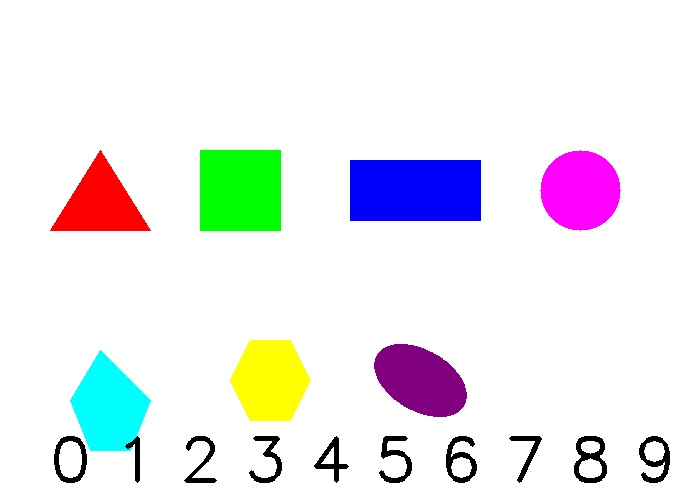
#> input picture src/images/shape_number_test.jpg, 700 x 500 px, found by its file name
$ python shape_number_recognition.py
#> lines starting #> are read from the running program, lines starting #| are printed output that depends on the picture; after the words box and inside, x2 and y2 are one past the last pixel; in counts of white or black regions, pixels touching at a corner belong together
#> in run_shape_recognition, image is the input picture: shape (500, 700, 3); mean B, G, R 237.8, 235.1, 235
### src/basic_preprocessing.py
import numpy as np
import cv2
import os
import sys

def apply_histogram_equalization(image):
    """
    对图像进行直方图均衡化处理，提升图像对比度，支持灰度图和彩色图

    参数:
        image: np.ndarray - 输入图像（OpenCV读取的BGR彩色图或灰度图）
    返回:
        np.ndarray - 直方图均衡化后的图像，与输入图像格式保持一致
    """
    if len(image.shape) == 2:
        # 灰度图直接均衡化
        equalized = cv2.equalizeHist(image)
    else:
        # 彩色图转换为YUV空间，仅对亮度通道均衡化
        yuv = cv2.cvtColor(image, cv2.COLOR_BGR2YUV)
        yuv[:, :, 0] = cv2.equalizeHist(yuv[:, :, 0])
        equalized = cv2.cvtColor(yuv, cv2.COLOR_YUV2BGR)

    return equalized

# [77 lines left out: functions create_processing_comparison, save_images, not called in this run]

def convert_to_grayscale(img_bgr):
    """
    对BGR彩色图依次执行灰度转换、高斯模糊去噪、直方图均衡化处理

    参数:
        img_bgr: np.ndarray - 输入的OpenCV BGR格式彩色图像
    返回:
        tuple[np.ndarray, np.ndarray, np.ndarray] - 灰度图、高斯模糊图、直方图均衡化图的元组
    """
      # 3. 图像处理流程
    img_gray = cv2.cvtColor(img_bgr, cv2.COLOR_BGR2GRAY)  # 灰度转换
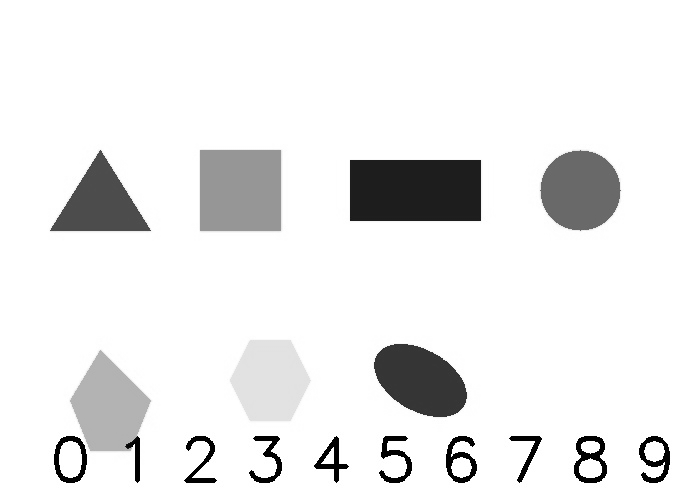
#> img_gray: shape (500, 700); min 0, max 255, mean 235.4
    img_blur = cv2.GaussianBlur(img_gray, (5, 5), 0)  # 高斯模糊去噪
    equalized_img = apply_histogram_equalization(img_gray)  # 直方图均衡化
#> in apply_histogram_equalization, `equalized = cv2.equalizeHist(image)`:
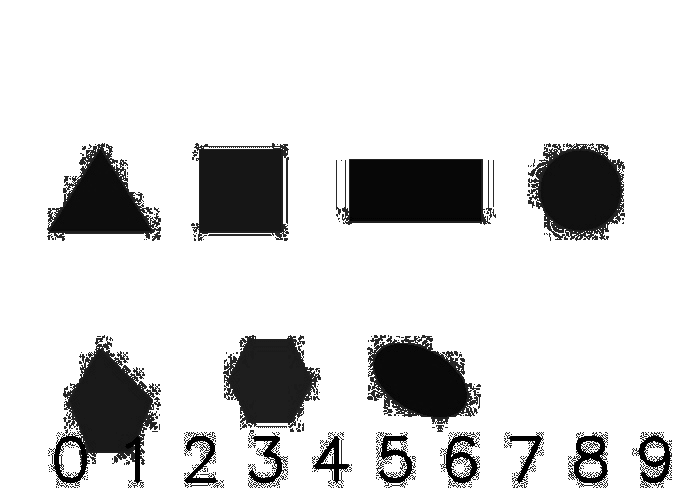
#> equalized: shape (500, 700); min 0, max 255, mean 215.8
    return img_gray,img_blur,equalized_img

# [29 lines left out: function run_preprocessing_pipeline, not called in this run]

# [2 lines that do not run on import are left out]

### src/shape_number_recognition.py

import cv2
import numpy as np
import os
import sys
from basic_preprocessing import convert_to_grayscale

def get_shape_color(shape_type):
    """
    为不同几何图形分配标注颜色（BGR格式）
    :param shape_type: 形状名称字符串
    :return: BGR颜色元组
    """
    color_map = {
        "Circle": (0, 0, 255),        # 圆形-红色
        "Square": (0, 255, 0),        # 正方形-绿色
        "Rectangle": (255, 0, 0),     # 矩形-蓝色
        "Triangle": (0, 255, 255),    # 三角形-黄色
        "Pentagon": (255, 0, 255),    # 五边形-品红
        "Hexagon": (255, 255, 0),     # 六边形-青色
        "Ellipse": (128, 0, 128),     # 椭圆-紫色
        "Polygon": (128, 128, 128)    # 多边形-灰色
    }
    return color_map.get(shape_type, (0, 0, 0))  # 默认黑色

def preprocess_for_recognition(image):
    """
    预处理图像用于识别（复用basic_preprocessing现有函数）

    参数:
        image: 输入图像（BGR格式彩色图 / 灰度图）
    返回:
        binary: 二值化图像（目标为白色）
        edges: Canny边缘检测图像
    """
    # 复用basic_preprocessing的灰度转换+高斯模糊
    if len(image.shape) == 3:
        gray, blurred, _ = convert_to_grayscale(image)
    else:
        gray = image.copy()
        blurred = cv2.GaussianBlur(gray, (5, 5), 0)

    binary = cv2.adaptiveThreshold(
        blurred, 255,
        cv2.ADAPTIVE_THRESH_GAUSSIAN_C,
        cv2.THRESH_BINARY_INV,
        11, 2 )
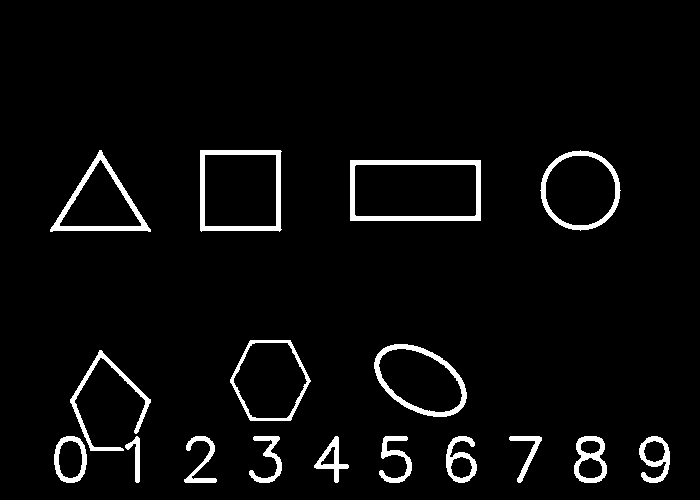
#> binary: shape (500, 700); 4.1% white; 17 white regions, largest, box (x1, y1, x2, y2) and area: (350, 160, 481, 221) 1824, (200, 150, 282, 232) 1524, (50, 150, 151, 232) 1375

    # Canny边缘检测
    edges = cv2.Canny(blurred, 50, 150)
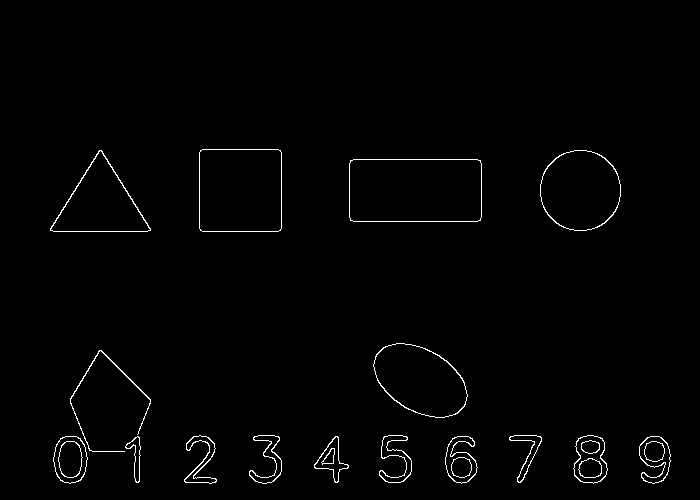
#> edges: shape (500, 700); 1.2% white in thin lines or dots, all inside (x1, y1, x2, y2) = (50, 149, 671, 484)

    return binary, edges

def classify_shape(contour):
    """
    根据轮廓特征分类几何图形
    :param contour: 单个轮廓
    :return: shape_type（形状名称）, center（轮廓中心点）
    """
    shape_type = "Unknown"
    # 计算轮廓面积和周长
    area = cv2.contourArea(contour)
    perimeter = cv2.arcLength(contour, True) if area > 0 else 0

    # 计算轮廓中心点
    M = cv2.moments(contour)
    if M["m00"] != 0:
        cX = int(M["m10"] / M["m00"])
        cY = int(M["m01"] / M["m00"])
        center = (cX, cY)
    else:
        center = (0, 0)

   # 面积过滤
    if area < 100:
        return shape_type, center

    # 多边形逼近（减少顶点数，突出形状特征）
    epsilon = 0.04 * perimeter
    approx = cv2.approxPolyDP(contour, epsilon, True)
    vertex_count = len(approx)

    # 计算圆形度（4π*面积/周长²，圆形接近1，其他形状<1）
    circularity = (4 * np.pi * area) / (perimeter ** 2) if perimeter > 0 else 0

    # 形状分类规则
    if vertex_count == 3:
        shape_type = "Triangle"
    elif vertex_count == 4:
        # 计算宽高比判断正方形/矩形
        x, y, w, h = cv2.boundingRect(approx)
        aspect_ratio = w / float(h)
        shape_type = "Square" if 0.9 <= aspect_ratio <= 1.1 else "Rectangle"
    elif vertex_count == 5:
        shape_type = "Pentagon"
    elif vertex_count == 6:
        shape_type = "Hexagon"
    else:
        # 顶点数>6：判断圆形/椭圆/多边形
        if circularity > 0.75:
            shape_type = "Circle"
        elif 0.5 < circularity <= 0.75:
            shape_type = "Ellipse"
        else:
            shape_type = "Polygon"

    return shape_type, center

def detect_geometric_shapes(image, binary=None):
    """
    检测图像中的几何图形
    :param image: 原始BGR图像
    :param binary: 预处理后的二值图（None则自动处理）
    :return: shapes（检测结果列表）, annotated_image（标注后的图像）
    """
    # 预处理
    if binary is None:
        binary, _ = preprocess_for_recognition(image)

    annotated_image = image.copy()
    shapes = []

    # 形态学闭运算：填充轮廓内部小空隙
    kernel = cv2.getStructuringElement(cv2.MORPH_RECT, (3, 3))
    binary_closed = cv2.morphologyEx(binary, cv2.MORPH_CLOSE, kernel)
#> binary_closed: shape (500, 700); 4.1% white; 16 white regions

    # 查找外部轮廓
    contours, _ = cv2.findContours(
        binary_closed, cv2.RETR_EXTERNAL, cv2.CHAIN_APPROX_SIMPLE
    )
#> contours = 16 contours; largest, box (x1, y1, x2, y2) and area: (350, 160, 481, 221) 7800, (200, 150, 282, 232) 6404, (70, 350, 151, 483) 5168, (540, 150, 621, 231) 4912, (230, 340, 311, 421) 4803

    # 逐个轮廓分类并标注
    for cnt in contours:
        shape_type, center = classify_shape(cnt)
        if shape_type == "Unknown":
            continue

        # 计算轮廓面积和外接矩形
        area = cv2.contourArea(cnt)
        x, y, w, h = cv2.boundingRect(cnt)

        # 存储结果
        shapes.append({
            "type": shape_type,
            "center": center,
            "area": round(area, 1),
            "bbox": (x, y, w, h)
        })

        # 绘制标注：轮廓+中心点+形状名称
        color = get_shape_color(shape_type)
        cv2.drawContours(annotated_image, [cnt], -1, color, 2)
        cv2.circle(annotated_image, center, 5, color, -1)
        cv2.putText(
            annotated_image, shape_type, (center[0]-20, center[1]-10),
            cv2.FONT_HERSHEY_SIMPLEX, 0.5, color, 2
        )
#> this loop made 16 passes
#> (shape_type, perimeter in classify_shape, cX in classify_shape, cY in classify_shape, epsilon in classify_shape, vertex_count in classify_shape, circularity in classify_shape) on passes 1, 2, 4, 5, 6, 7, 8, 9: ('Hexagon', 182.4, 654, 455, 7.29, 6, 0.331), ('Pentagon', 151.4, 590, 459, 6.06, 5, 0.651), ('Hexagon', 182.4, 460, 462, 7.29, 6, 0.331), ('Polygon', 243.2, 394, 458, 9.73, 8, 0.0984), ('Polygon', 142.4, 331, 458, 5.7, 7, 0.34), ('Polygon', 219.4, 268, 458, 8.78, 7, 0.11), ('Polygon', 223.2, 200, 460, 8.93, 8, 0.101), ('Circle', 134.9, 70, 459, 5.4, 8, 0.838)
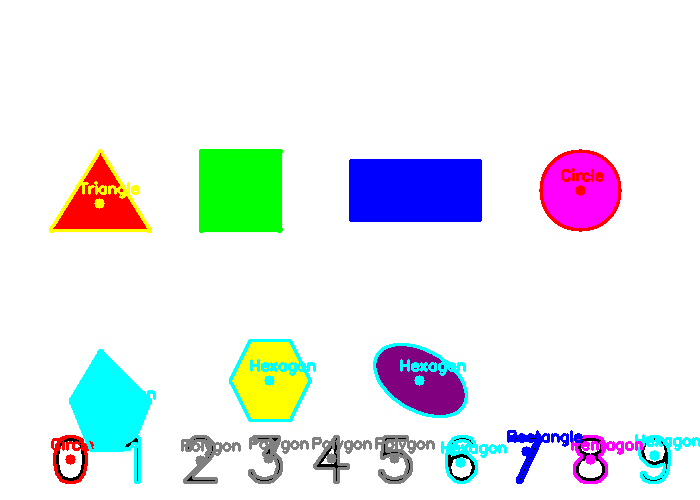
#> annotated_image: shape (500, 700, 3); 5.49% of pixels changed, all inside (x1, y1, x2, y2) = (49, 149, 700, 484)
#> after the loop, shapes = 16 items

    return shapes, annotated_image

def calculate_contour_similarity(cnt1, cnt2):
    """
    计算两个轮廓的相似度（用于判断子轮廓是否是父轮廓的孔洞）

    参数:
        cnt1: 父轮廓
        cnt2: 子轮廓（候选孔洞）
    返回:
        similarity_score: 0-1之间的相似度分数（越接近1越相似）
        is_valid_hole: 是否是有效的孔洞
    """
    # 1. 面积比例检查（孔洞面积应该明显小于父轮廓）
    area1 = cv2.contourArea(cnt1)
    area2 = cv2.contourArea(cnt2)

    if area1 <= 0 or area2 <= 0:
        return 0.0, False

    area_ratio = area2 / area1
    # 孔洞面积通常占父轮廓的3%-40%
    if not (0.03 <= area_ratio <= 0.4):
        return 0.0, False

    # 2. 形状相似度：使用Hu矩（旋转、缩放、平移不变）
    moments1 = cv2.moments(cnt1)
    moments2 = cv2.moments(cnt2)

    if moments1["m00"] == 0 or moments2["m00"] == 0:
        return 0.0, False

    # 计算Hu矩
    hu1 = cv2.HuMoments(moments1).flatten()
    hu2 = cv2.HuMoments(moments2).flatten()

    # 对Hu矩取对数（因为原始值范围差异大）
    hu1 = np.sign(hu1) * np.log10(np.abs(hu1) + 1e-10)
    hu2 = np.sign(hu2) * np.log10(np.abs(hu2) + 1e-10)

    # 计算欧氏距离并转换为相似度
    distance = np.linalg.norm(hu1 - hu2)
    hu_similarity = 1 / (1 + distance)  # 转换为0-1范围

    # 3. 圆形度相似度（孔洞和外形通常都接近圆形/椭圆）
    perimeter1 = cv2.arcLength(cnt1, True)
    perimeter2 = cv2.arcLength(cnt2, True)

    circularity1 = (4 * np.pi * area1) / (perimeter1 ** 2) if perimeter1 > 0 else 0
    circularity2 = (4 * np.pi * area2) / (perimeter2 ** 2) if perimeter2 > 0 else 0

    # 圆形度差异越小越相似
    circ_diff = abs(circularity1 - circularity2)
    circ_similarity = 1 - min(circ_diff, 1.0)

    # 4. 重心位置检查（孔洞应该在父轮廓内部且大致居中）
    M1 = cv2.moments(cnt1)
    M2 = cv2.moments(cnt2)

    if M1["m00"] > 0 and M2["m00"] > 0:
        cx1 = int(M1["m10"] / M1["m00"])
        cy1 = int(M1["m01"] / M1["m00"])
        cx2 = int(M2["m10"] / M2["m00"])
        cy2 = int(M2["m01"] / M2["m00"])

        # 获取父轮廓的边界框
        x1, y1, w1, h1 = cv2.boundingRect(cnt1)

        # 计算相对位置（孔洞重心应该在父轮廓内部）
        rel_x = (cx2 - x1) / float(w1) if w1 > 0 else 0
        rel_y = (cy2 - y1) / float(h1) if h1 > 0 else 0

        # 孔洞重心应该在父轮廓的中心区域（0.15-0.85范围内）
        if not (0.15 <= rel_x <= 0.85 and 0.15 <= rel_y <= 0.85):
            position_score = 0.0
        else:
            # 越接近中心分数越高
            center_dist = np.sqrt((rel_x - 0.5)**2 + (rel_y - 0.5)**2)
            position_score = 1 - min(center_dist * 2, 1.0)
    else:
        position_score = 0.0

    # 5. 综合相似度（加权平均）
    similarity_score = (
        0.3 * hu_similarity +      # Hu矩形状相似度
        0.3 * circ_similarity +     # 圆形度相似度
        0.4 * position_score        # 位置合理性（更重要）
    )

    # 判断是否为有效孔洞
    is_valid_hole = (
        similarity_score > 0.5 and  # 整体相似度阈值（降低要求）
        area_ratio > 0.03 and       # 面积比例下限
        position_score > 0.2        # 位置不能太偏（降低要求）
    )

    return similarity_score, is_valid_hole

def recognize_digits_contour_based(image, binary=None):
    """
    轮廓法数字识别（印刷体0-9）
    :param image: 原始BGR图像
    :param binary: 预处理后的二值图（None则自动处理）
    :return: results（识别结果列表）, annotated_image（标注后的图像）
    """
    # 1. 图像预处理
    if binary is None:
        gray = cv2.cvtColor(image, cv2.COLOR_BGR2GRAY) if len(image.shape) == 3 else image
        blur = cv2.GaussianBlur(gray, (5, 5), 0)
        binary = cv2.adaptiveThreshold(
            blur, 255, cv2.ADAPTIVE_THRESH_GAUSSIAN_C,
            cv2.THRESH_BINARY_INV, 11, 2
        )
        kernel = cv2.getStructuringElement(cv2.MORPH_RECT, (3, 3))
        binary = cv2.morphologyEx(binary, cv2.MORPH_OPEN, kernel)

    annotated_image = image.copy()
    results = []

    # 2. 使用RETR_TREE获取完整轮廓层级
    contours, hierarchy = cv2.findContours(
        binary, cv2.RETR_TREE, cv2.CHAIN_APPROX_SIMPLE
    )

    if hierarchy is None or len(contours) == 0:
        return results, annotated_image

    hierarchy = hierarchy[0]

    # 3. 筛选数字轮廓（外层轮廓）
    digit_candidates = []
    for i, cnt in enumerate(contours):
        area = cv2.contourArea(cnt)
        # 数字通常较小，面积在100-3000之间
        if area < 100 or area > 3000:
            continue

        x, y, w, h = cv2.boundingRect(cnt)
        aspect_ratio = w / float(h)
        # 数字的宽高比通常在0.2-1.2之间
        if aspect_ratio < 0.2 or aspect_ratio > 1.2:
            continue

        # 只保留无父轮廓的外层轮廓（数字主体）
        if hierarchy[i][3] == -1:
            # 计算轮廓的位置 - 数字通常在图像下方
            image_height = image.shape[0]
            # 只保留图像下方的轮廓（假设数字在下方）
            if y > image_height * 0.6:
                # 进一步验证：确保这是数字而不是噪声
                # 检查轮廓的紧凑度
                rect_area = w * h
                compactness = area / rect_area if rect_area > 0 else 0
                if compactness > 0.2:  # 降低紧凑度要求，使更多数字能够被识别
                    digit_candidates.append((i, cnt, (x, y, w, h)))

    # 按x坐标排序
    digit_candidates.sort(key=lambda x: x[2][0])

    # 4. 逐个数字识别
    for contour_idx, cnt, bbox in digit_candidates:
        x, y, w, h = bbox

        hole_count = 0
        hole_details = []  # 记录孔洞详情用于调试

        # 1. 检查所有子轮廓
        for j in range(len(contours)):
            # 检查是否是当前轮廓的子轮廓
            current_hier = hierarchy[j]
            parent_idx = current_hier[3]

            # 追踪父轮廓链，检查是否最终指向当前轮廓
            temp_parent = parent_idx
            while temp_parent != -1:
                if temp_parent == contour_idx:
                    # 找到一个子轮廓
                    child_cnt = contours[j]

                    # 计算子轮廓与父轮廓的相似度
                    similarity, is_valid_hole = calculate_contour_similarity(cnt, child_cnt)

                    if is_valid_hole:
                        hole_count += 1
                        hole_details.append({
                            "index": j,
                            "similarity": round(similarity, 3),
                        })
                    break
                temp_parent = hierarchy[temp_parent][3]

        # 2. 对每个数字ROI使用RETR_CCOMP重新检测孔洞
        roi = binary[y:y+h, x:x+w]
        roi_contours, roi_hier = cv2.findContours(
            roi.copy(), cv2.RETR_CCOMP, cv2.CHAIN_APPROX_SIMPLE
        )
        if roi_hier is not None:
            ccomp_hole_count = 0
            for k in range(len(roi_contours)):
                if roi_hier[0][k][3] != -1:  # 子轮廓（孔洞）
                    hole_area = cv2.contourArea(roi_contours[k])
                    parent_area = cv2.contourArea(cnt)
                    if hole_area > 15 and (hole_area / parent_area) < 0.5:
                        ccomp_hole_count += 1

            # 使用两种方法的最大值作为最终孔洞数
            if ccomp_hole_count > hole_count:
                hole_count = ccomp_hole_count

        # 特征提取
        perimeter = cv2.arcLength(cnt, True)
        epsilon = 0.05 * perimeter
        approx = cv2.approxPolyDP(cnt, epsilon, True)
        vertex_count = len(approx)

        aspect_ratio = w / float(h)
        contour_area = cv2.contourArea(cnt)
        rect_area = w * h
        compactness = contour_area / rect_area if rect_area > 0 else 0

        # 重心计算
        M = cv2.moments(cnt)
        rel_cy = 0.5
        if M["m00"] != 0:
            cy = int(M["m01"] / M["m00"])
            rel_cy = (cy - y) / float(h)

        # 数字分类
        digit = -1
        confidence = 0.0

        if hole_count >= 2:
            digit = 8
            confidence = 0.95 if hole_count == 2 else 0.85
        elif hole_count == 1:
            if vertex_count < 8 and 0.8 <= aspect_ratio <= 1.2:
                digit = 0
                confidence = 0.9
            elif aspect_ratio < 0.85:
                # 6 vs 9：通过重心位置区分
                if rel_cy > 0.55:
                    digit = 6
                    confidence = 0.88
                else:
                    digit = 9
                    confidence = 0.88
            else:
                digit = 9
                confidence = 0.85
        elif hole_count == 0:
            # 数字1的特征：非常窄的矩形，顶点数少
            if aspect_ratio < 0.3 and vertex_count <= 3:
                digit = 1
                confidence = 0.95
            # 数字7的特征：较窄的矩形，顶点数2-4
            elif 0.3 <= aspect_ratio < 0.6 and vertex_count <= 4:
                digit = 7
                confidence = 0.9
            # 数字2的特征：顶点数4-6，紧凑度较高
            elif (vertex_count >= 4 and vertex_count <= 6) and compactness > 0.55:
                digit = 2
                confidence = 0.85
            # 数字5的特征：顶点数4-6，紧凑度较低
            elif (vertex_count >= 4 and vertex_count <= 6) and compactness <= 0.55:
                digit = 5
                confidence = 0.85
            # 数字4的特征：顶点数4，宽高比适中
            elif vertex_count == 4 and aspect_ratio < 0.65:
                digit = 4
                confidence = 0.85
            # 数字3的特征：顶点数7以上，宽高比大于0.6
            elif vertex_count >= 7 and aspect_ratio > 0.6:
                digit = 3
                confidence = 0.82

        # 置信度修正
        if digit != -1:
            confidence = min(confidence, 1.0)

        # 保存结果
        if digit != -1:
            results.append({
                "digit": digit,
                "confidence": round(confidence, 2),
                "bbox": (x, y, w, h),
                "features": {
                    "holes": hole_count,
                    "vertices": vertex_count,
                    "aspect_ratio": round(aspect_ratio, 2),
                    "hole_details": hole_details
                }
            })

            cv2.rectangle(annotated_image, (x, y), (x+w, y+h), (0, 255, 0), 2)
            label = f"{digit} "
            cv2.putText(
                annotated_image, label,
                (x, y-10), cv2.FONT_HERSHEY_SIMPLEX, 0.6, (0, 0, 255), 2
            )

    return results, annotated_image

def run_shape_recognition(output_dir="output", image_path=None):
    """
    运行完整的形状和数字识别流程

    参数:
        image_path: 输入图像路径
        output_dir: 输出目录
    """
    if image_path is None:
        # 使用默认测试图像
        image_path = "images\shape_number_test.jpg"
    image = cv2.imread(image_path)
    os.makedirs(output_dir, exist_ok=True)
    base_name = os.path.splitext(os.path.basename(image_path))[0]

    if image is None:
        print(f"[WARN] 未指定图像路径，使用默认路径：{image_path}")
        print(f"错误：无法读取图像 {image_path}，请检查路径是否正确！")
        return

    print("[INFO] 开始执行形状+数字识别流程")
    print("="*60)

    binary, _ = preprocess_for_recognition(image)
    print("[INFO] 图像预处理完成")

    shapes_result, shapes_image = detect_geometric_shapes(image, binary)
#> shapes_result = 16 items
#> (the rest of the program and of its run is left out)
